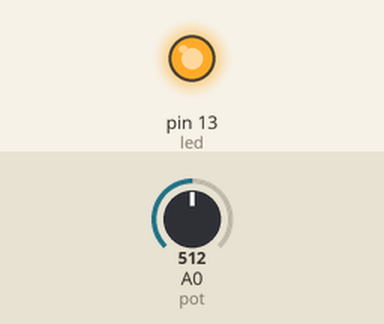
Simulated run of this sketch. Board: Arduino Uno, built with avr-gcc and run on an emulated ATmega328P. Parts: output pins drawn as LEDs (lit = HIGH). The test bench sets the inputs (shaded band); at power-on: A0 (pot) = 512.

Above: at 1.2 s.
1.3 s: A0 (pot) set to 595
2.8 s: A0 (pot) set to 619
At 4.0 s:
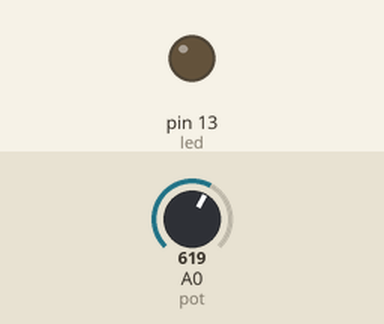
4.3 s: A0 (pot) set to 600
At 5.3 s:
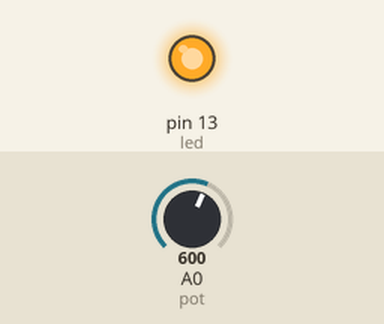
5.8 s: A0 (pot) set to 620
At 6.4 s:
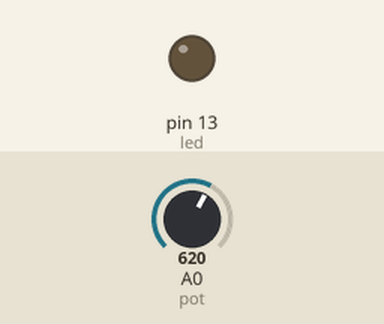
Timing chart, 0 to 8.3 s (numbered marks = the images above; inputs shaded):
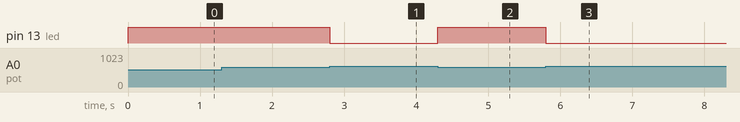

The sketch:

P8A2-Voltimetro.ino
```cpp
#define pot A0    //Definimos los pines que utilizaremos
#define led 13

float voltaje;   //Definimos las variables donde guardaremos las lecturas y luego transformarlas
float aux;
void setup() {
  // put your setup code here, to run once:
  Serial.begin(9600);
  pinMode(led, OUTPUT);   //Definimos el pin de salida digital asi como la velocidad de la comunicacion

}

void loop() {
  // put your main code here, to run repeatedly
  voltaje = analogRead(pot);   //Leemos el voltaje que recibe el pin y configuramos que si baja de 651 bits se va a la funcion emergencia
  if(voltaje < 610.0 ){
    emergencia();
  }
  else{
    lightFollower();
  }


}


void emergencia(){
    digitalWrite(led, HIGH);  //Si se llama esta función emergencia el led se queda prendido informando que el voltaje es bajo
}

void lightFollower(){
    digitalWrite(led, LOW);  //Si no hay emergencia sigue con el funcionamiento normal
}
```

Measured:
- the behaviour switches between 609 and 610 on A0 (pot) (found by bisection; images 0 and 1)
- after the input at 1.3 s, every drawn part: stays the same
- after the input at 2.8 s, pin 13 (led): HIGH → LOW at once
- after the input at 4.3 s, pin 13 (led): LOW → HIGH at once
- after the input at 5.8 s, pin 13 (led): HIGH → LOW at once
